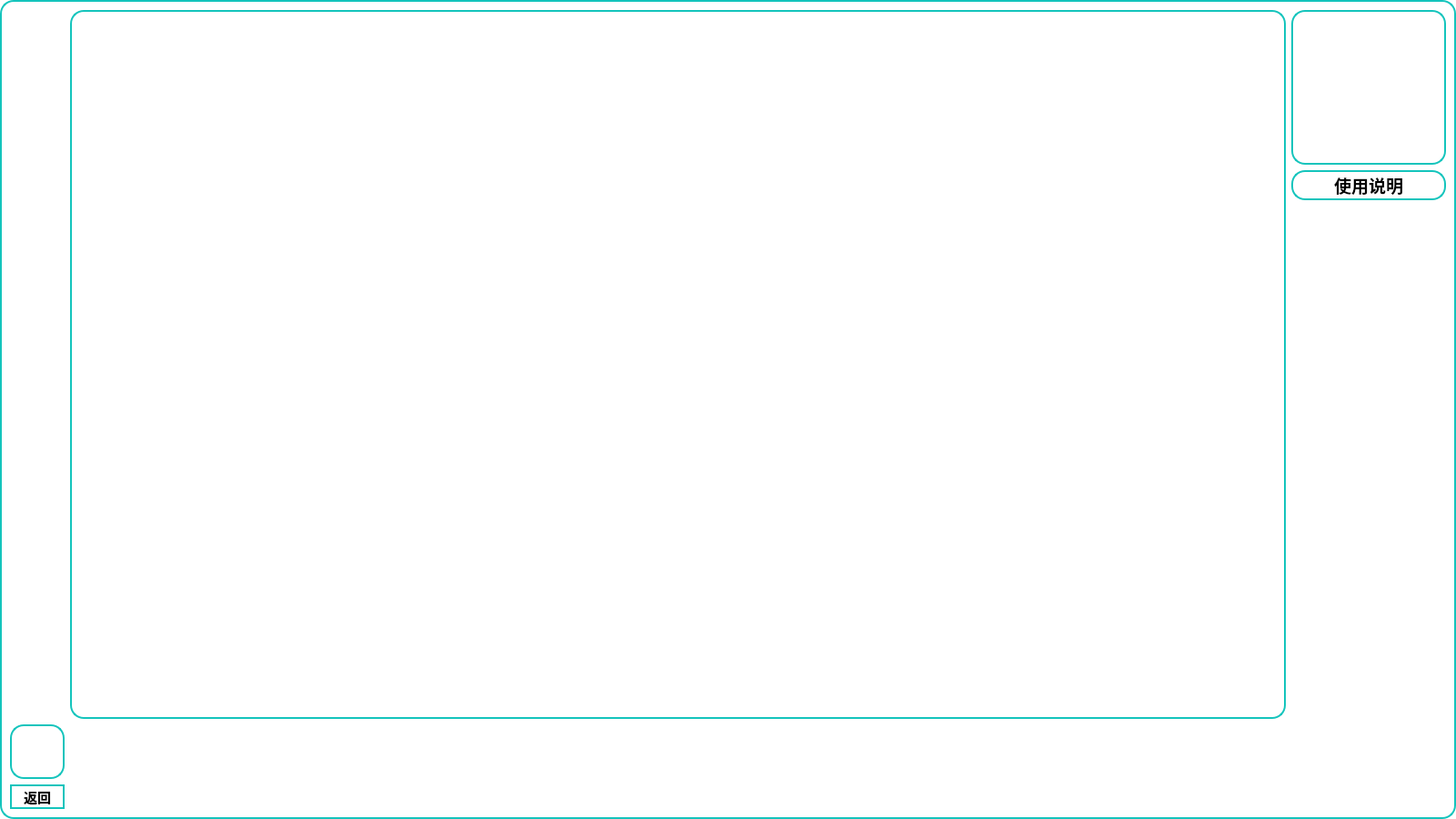
<?xml version="1.0" encoding="UTF-8"?>
<ui version="4.0">
 <class>ManualWindow</class>
 <widget class="QWidget" name="ManualWindow">
  <property name="geometry">
   <rect>
    <x>0</x>
    <y>0</y>
    <width>1600</width>
    <height>900</height>
   </rect>
  </property>
  <property name="windowTitle">
   <string>Form</string>
  </property>
  <property name="styleSheet">
   <string notr="true">background-color: rgb(255, 255, 255);
border:2px solid rgb(20,196,188);border-radius:15px;</string>
  </property>
  <layout class="QGridLayout" name="gridLayout_2">
   <item row="0" column="0">
    <layout class="QGridLayout" name="gridLayout">
     <item row="0" column="1">
      <widget class="QTextBrowser" name="textBrowser"/>
     </item>
     <item row="0" column="2">
      <layout class="QVBoxLayout" name="verticalLayout_2">
       <item>
        <layout class="QVBoxLayout" name="verticalLayout">
         <item>
          <widget class="QLabel" name="label_2">
           <property name="minimumSize">
            <size>
             <width>170</width>
             <height>170</height>
            </size>
           </property>
           <property name="maximumSize">
            <size>
             <width>170</width>
             <height>170</height>
            </size>
           </property>
           <property name="styleSheet">
            <string notr="true">border-image: url(:/icon/ManualWindow/manual.png);</string>
           </property>
           <property name="text">
            <string/>
           </property>
          </widget>
         </item>
         <item>
          <widget class="QLabel" name="label_4">
           <property name="font">
            <font>
             <pointsize>14</pointsize>
             <weight>75</weight>
             <bold>true</bold>
            </font>
           </property>
           <property name="text">
            <string>使用说明</string>
           </property>
           <property name="alignment">
            <set>Qt::AlignCenter</set>
           </property>
          </widget>
         </item>
        </layout>
       </item>
       <item>
        <spacer name="verticalSpacer">
         <property name="orientation">
          <enum>Qt::Vertical</enum>
         </property>
         <property name="sizeHint" stdset="0">
          <size>
           <width>20</width>
           <height>40</height>
          </size>
         </property>
        </spacer>
       </item>
      </layout>
     </item>
     <item row="1" column="0">
      <layout class="QVBoxLayout" name="verticalLayout_3">
       <item>
        <layout class="QVBoxLayout" name="verticalLayout_5">
         <item>
          <widget class="QPushButton" name="returnBefore">
           <property name="enabled">
            <bool>true</bool>
           </property>
           <property name="minimumSize">
            <size>
             <width>60</width>
             <height>60</height>
            </size>
           </property>
           <property name="styleSheet">
            <string notr="true">

QPushButton{border:2px solid rgb(20,196,188);border-radius:15px;border-image: url(:/icon/ManualWindow/return.png);}


QPushButton:hover{background-color: rgb(246, 245, 244);border:none;border-image: url(:/icon/ManualWindow/return.png);}</string>
           </property>
           <property name="text">
            <string/>
           </property>
           <property name="iconSize">
            <size>
             <width>20</width>
             <height>20</height>
            </size>
           </property>
           <property name="autoDefault">
            <bool>false</bool>
           </property>
          </widget>
         </item>
         <item>
          <widget class="QLabel" name="label">
           <property name="font">
            <font>
             <pointsize>11</pointsize>
             <weight>75</weight>
             <bold>true</bold>
            </font>
           </property>
           <property name="text">
            <string>返回</string>
           </property>
           <property name="alignment">
            <set>Qt::AlignCenter</set>
           </property>
          </widget>
         </item>
        </layout>
       </item>
      </layout>
     </item>
    </layout>
   </item>
  </layout>
 </widget>
 <resources/>
 <connections/>
</ui>
